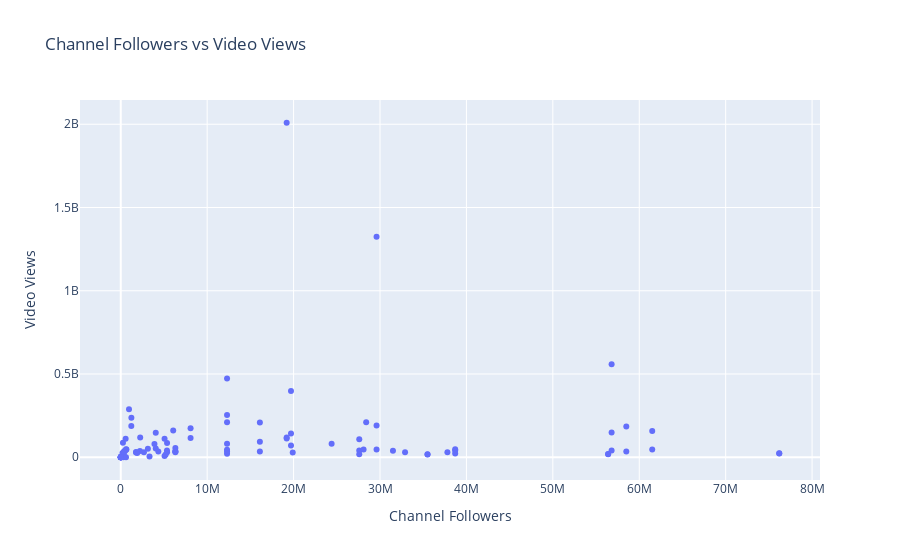

The code cell stored with this chart in its notebook:
### Code cell
fig = px.scatter(df, x='channel_follower_count', y='view_count',
                 hover_data=['channel', 'title'],
                 title='Channel Followers vs Video Views',
                 labels={'channel_follower_count': 'Channel Followers',
                        'view_count': 'Video Views'})
fig.show()
